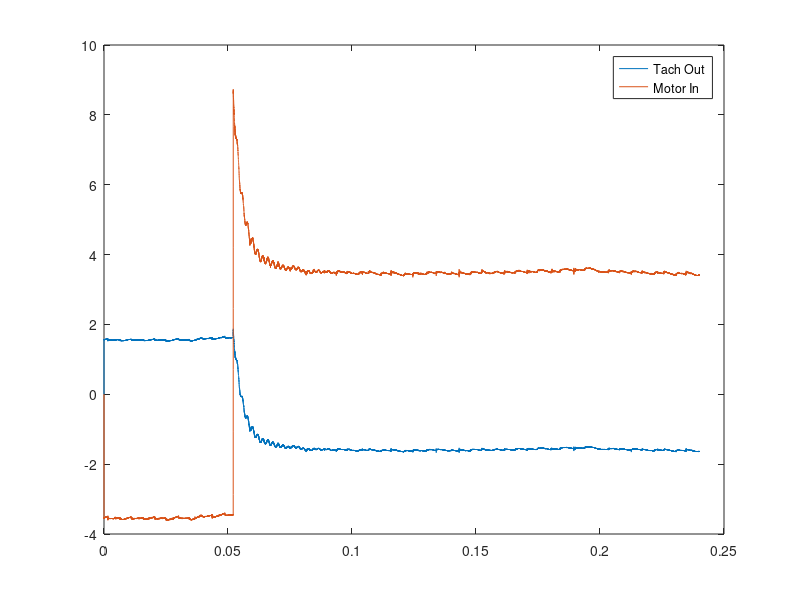
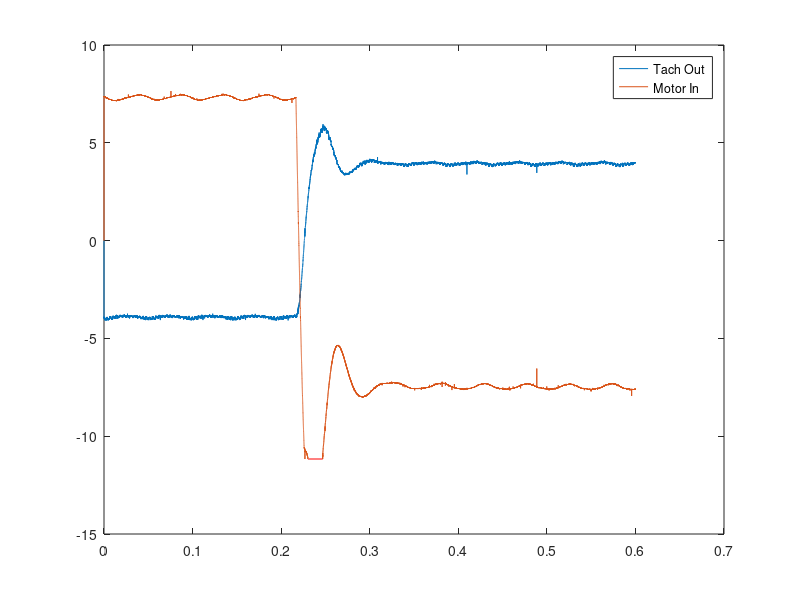
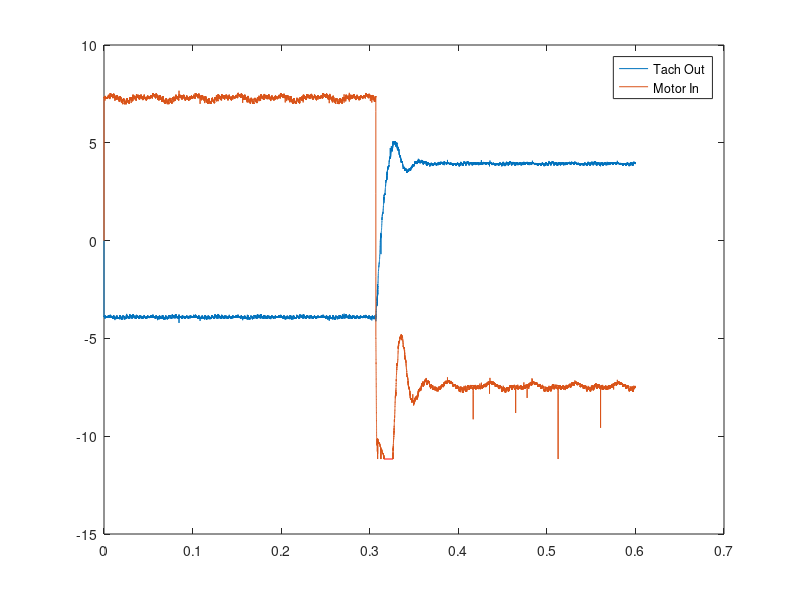
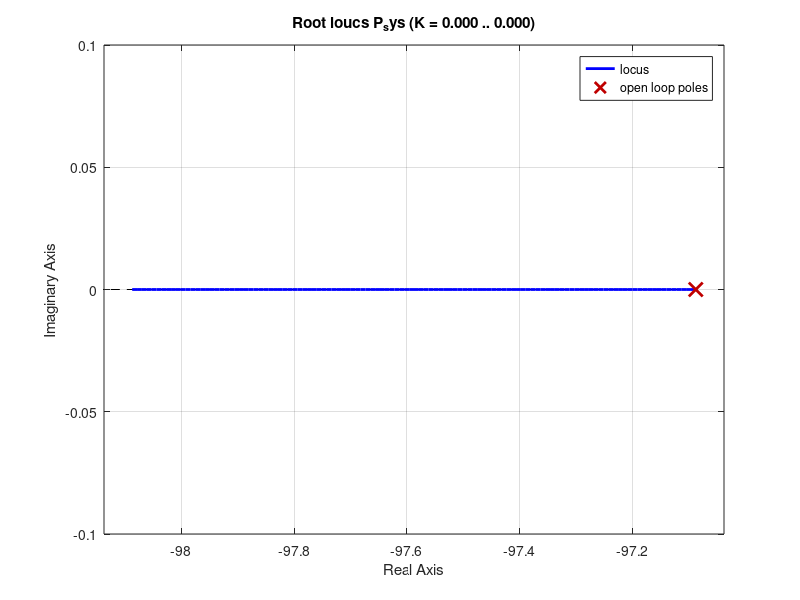

The MATLAB source for these figures, in order: (Note: this script raises an error after producing the figures.)
clear all
close all

%% Reading in Data for c,d,e
P_TachOut = xlsread('P-Control.csv', 'A7:A100007');
P_MotorIn = xlsread('P-Control.csv', 'B7:B100007');
P_Time    = xlsread('P-Control.csv', 'C7:C100007');
figure(1)
plot(P_Time,P_TachOut)
hold on
plot(P_Time,P_MotorIn)
legend('Tach Out','Motor In')

I_TachOut = xlsread('I-Control.csv', 'A7:A100007');
I_MotorIn = xlsread('I-Control.csv', 'B7:B100007');
I_Time    = xlsread('I-Control.csv', 'C7:C100007');
figure(2)
plot(I_Time,I_TachOut)
hold on
plot(I_Time,I_MotorIn)
legend('Tach Out','Motor In')

PI_TachOut = xlsread('PI-Control.csv', 'A7:A100007');
PI_MotorIn = xlsread('PI-Control.csv', 'B7:B100007');
PI_Time    = xlsread('PI-Control.csv', 'C7:C100007');
figure(3)
plot(PI_Time,PI_TachOut)
hold on
plot(PI_Time,PI_MotorIn)
legend('Tach Out','Motor In')

%% a

% drawing the block diagrams of each controller attached in  folder


%% b 
% Root Locus Plots for each controller

Ri  = 100000;  %ohm
Rf  = 150000;  %ohm
C1  = .033e-6; %farad
C2  = .010e-6; %farad
K   = 2;   %unitless
tau = 0.0103;  %sec
K_m = 1; %changing gain []

P_sys  = tf([K_m*Rf*K],[tau 1]);
I_sys  = tf([K_m*K],[tau*C1 C1 0]);
PI_sys = tf([K_m*K*C2*Rf K_m*K],[tau*C2 C2 0]);

figure(4)
rlocus(P_sys)
figure(5)
rlocus(I_sys)
figure(6)
rlocus(PI_sys)

%% c - finding roots

[rp,kp] = rlocus(P_sys);
Proot1_p = rp(1);
Proot1_k = kp(1);

[rp,kp] = rlocus(I_sys);
Iroot1_p = rp(1,1);
Iroot1_k = kp(1);
Iroot2_p = rp(2,1);
Iroot2_k = kp(1);

[rp,kp] = rlocus(PI_sys);
PIroot1_p = rp(1,1);
PIroot1_k = kp(1);
PIroot2_p = rp(2,1);
PIroot2_k = kp(1);






